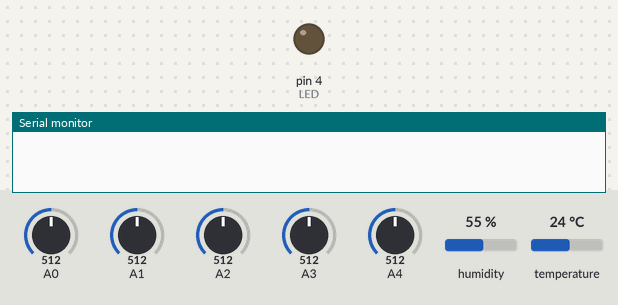
Simulated run of this sketch. Board: Arduino Uno, built with avr-gcc and run on an emulated ATmega328P. Parts: output pins drawn as LEDs (lit = HIGH), the last lines printed to the serial monitor. The inputs (shaded band) are chosen by the test bench; at power-on: A0 = 512, A1 = 512, A2 = 512, A3 = 512, A4 = 512, humidity 55 %, temperature 24 °C.

Above: at 0.1 s.
At 2.1 s:
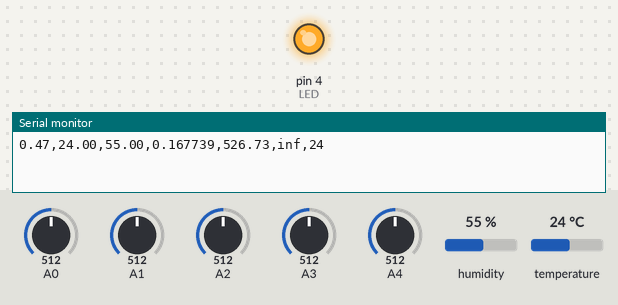
Timing chart, 0 to 3.6 s (numbered marks = the images above):
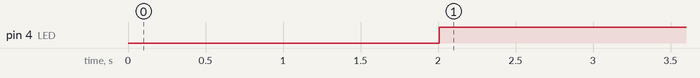

Measured:
- by itself, pin 4 (LED): LOW → HIGH at 2.0 s

The sketch:

Sensores.ino
```cpp
// Modulo Bluetooth
#include <SoftwareSerial.h>
SoftwareSerial bluetooth(0, 1);

// Sensor de Temperatura y Humedad
#include "DHT.h"
#define DHTPIN 2     // Digital pin connected to the DHT sensor
#define DHTTYPE DHT22   // DHT 22
DHT dht(DHTPIN, DHTTYPE);

//Sensor de Sonido
#include <Average.h>

//Radiacion UV
int leituraUV=0; //
byte indiceUV=0; //

//ppm2_5
int LED = 4;
int samplingTime = 280;
int deltaTime = 40;
int sleepTime = 9680;

//////////////////////////////////////////////////////////////////////////////////

void setup() {
  bluetooth.begin(9600);
  Serial.begin(9600);
  pinMode(LED,OUTPUT);
  dht.begin();
}

/////////////////////////////////////////////////////////////////////////////////

void loop() {
  delay(2000);
  //DHT22

  float h = dht.readHumidity();
  float t = dht.readTemperature();
  if (isnan(h) || isnan(t)) {
  Serial.println(F("Failed to read from DHT sensor!"));
  return;
  }

  // MQ-7
  float adc_MQ7 = analogRead(A0); //Lemos la salida analógica  del MQ
  float voltaje_MQ7 = adc_MQ7 * (5/ 1023.0); //Convertimos la lectura en un valor de voltaje
  float Rs_MQ7=10*((5-voltaje_MQ7)/voltaje_MQ7);  //Calculamos Rs con un RL de 10k
  double CO=20.66905256*pow(1000*Rs_MQ7/31.55, -0.656039042); // calculamos la concentración  de CO con la ecuación obtenida.

  //MQ-131
  float adc_MQ131 = analogRead(A1); //Lemos la salida analógica  del MQ
  float voltaje_MQ131 = adc_MQ131 * (5/ 1023.0); //Convertimos la lectura en un valor de voltaje
  float Rs_MQ131=10*((5-voltaje_MQ131)/voltaje_MQ131);  //Calculamos Rs con un RL de 1k
  float O3=17.574*pow(Rs_MQ131/121.72, -0.902); // calculamos la concentración  de O3 con la ecuación obtenida.

  //PPM2_5
  digitalWrite(LED,LOW); // power on the LED
  delayMicroseconds(samplingTime);
  float ppm2_5 = analogRead(A4); // read the dust value
  delayMicroseconds(deltaTime);
  digitalWrite(LED,HIGH); // turn the LED off
  delayMicroseconds(sleepTime);
  float voltajeppm2_5 = (ppm2_5*5)/1024;
  float dustDensity = 32.145*pow(voltajeppm2_5,4) - 58.137*pow(voltajeppm2_5,3) + 27.803*pow(voltajeppm2_5,2) + 1.9091*voltajeppm2_5 + 0.9129;

    //SONIDO
   Average<float> ave(100);
   int maxat =0;
   for (int i = 0; i < 100; i++) {
   float sensorValue = analogRead(A2);
   ave.push(sensorValue);
   }
   float db=20*log(ave.maximum(&maxat)-ave.mean());

  //RADIACION-UV
  leituraUV = analogRead(A3); // REALIZA A LEITURA DA PORTA ANALÓGICA
  indiceUV = map(leituraUV, 0,226,0,11) ; // CONVERTE A FAIXA DE SINAL DO SENSOR DE 0V A 1V PARA O INDICE UV DE 0 A 10.

  {

  // MQ-7 Monoxido de Carbono
  //Serial.print("    Monóxido de Carbono:");
  Serial.print(CO);
  Serial.print(String(","));
  //Serial.print("ppm");

  //Temperatura y Humedad
  //Serial.print("Temperatura: ");
  Serial.print(t);
  Serial.print(String(","));
  //Serial.print(" °C ");
  //Serial.print("Humedad: ");
  Serial.print(h);
  Serial.print(String(","));
  //Serial.print(" %\t");

  //MQ-131 Ozono
  //Serial.print("    Ozono:");
  Serial.print(O3/1000,6);
  Serial.print(String(","));
  //Serial.println(" ppm");

  //PPM2_5
  //Serial.print("    Ozono:");
  Serial.print(dustDensity);
  Serial.print(String(","));
  //Serial.println(" ppm");


  //Ruido
  //Serial.print("    Db:");
  Serial.print(db+10);
  Serial.print(String(","));
  //Serial.println(" db");

  //Serial.print("Indice UV: ");
  Serial.println(indiceUV);

}
}
```
